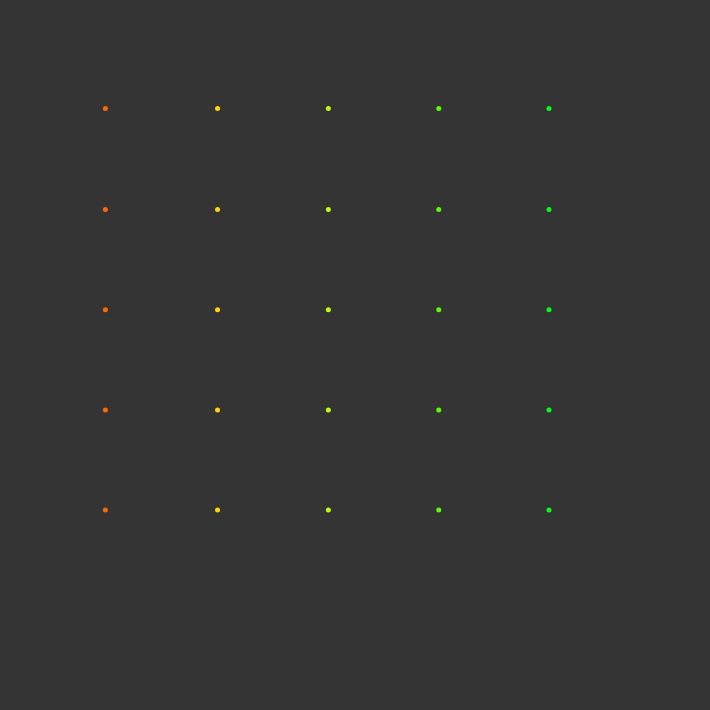
Frame 1 (no input)
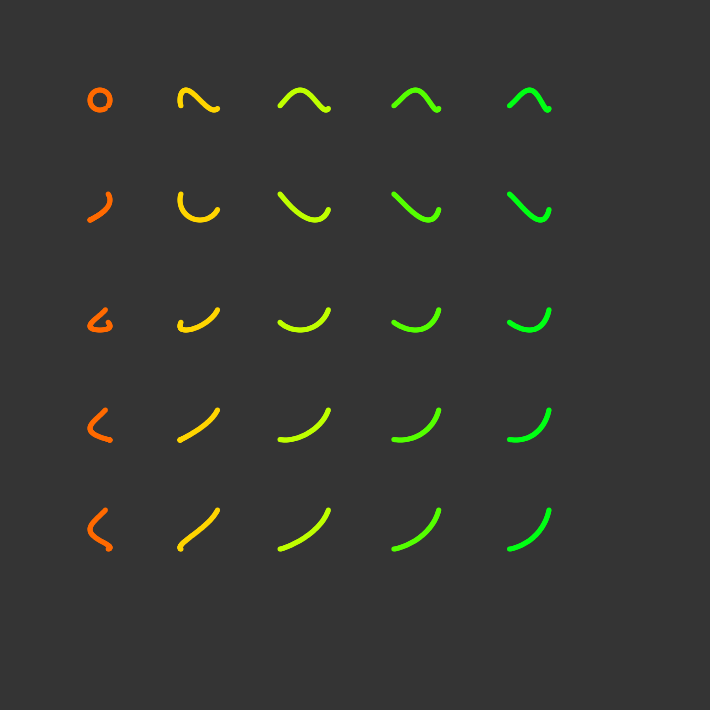
Frame 60 (no input)
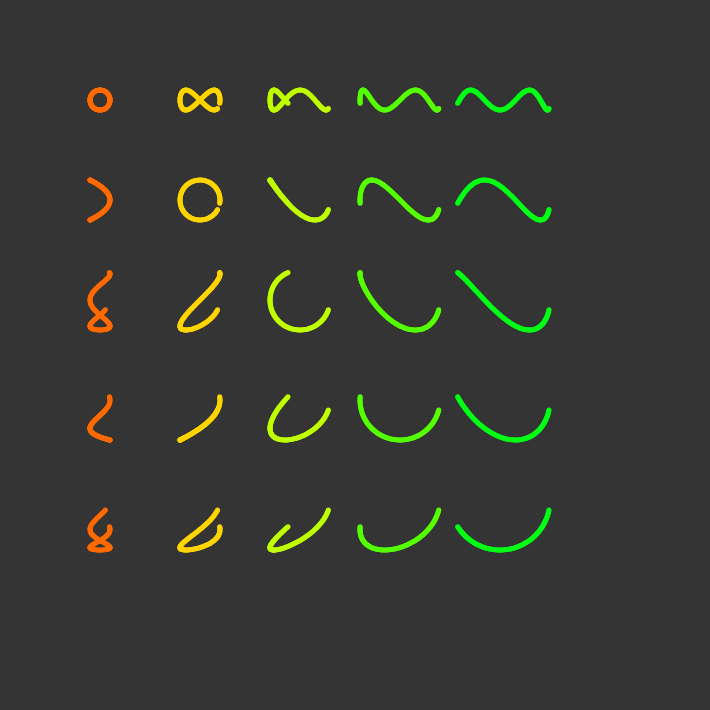
Frame 120 (the mouse pressed at the canvas centre since frame 60)

The p5.js sketch that drew these frames (run headless with seeded random() and noise() and a simulated clock; from frame 60 on, the mouse is pressed at the canvas centre):

// p5.js sketch
// ── sketch.js
function setup() {
	createCanvas(710, 710);
	background(52);
	colorMode(HSB);
	init();
}
let t = 1;
let dis=100;

function init(){
	t=1;
	colorMode(RGB);
	background(52);
	colorMode(HSB);
	noFill();
	strokeWeight(5);
}

function draw() {
	for (let a = 1; a <= 5; a++) {
		stroke(a*25, 100, 100); //Color! yey!!!
		for (let b = 1; b <= 5; b++) {
			//formula from https://en.wikipedia.org/wiki/Lissajous_curve
			let x = a * sin(t / a + PI / 2)
			let y = b * sin(t / b);
			
			let rowDist=a*dis;
			let colDist=b*dis;
			
			point(x * 10 + rowDist, y * 10 + colDist);
		}
	}

	if (t >= 130) {//Magic number :P
		init();
	}
	t += 0.1;
}
